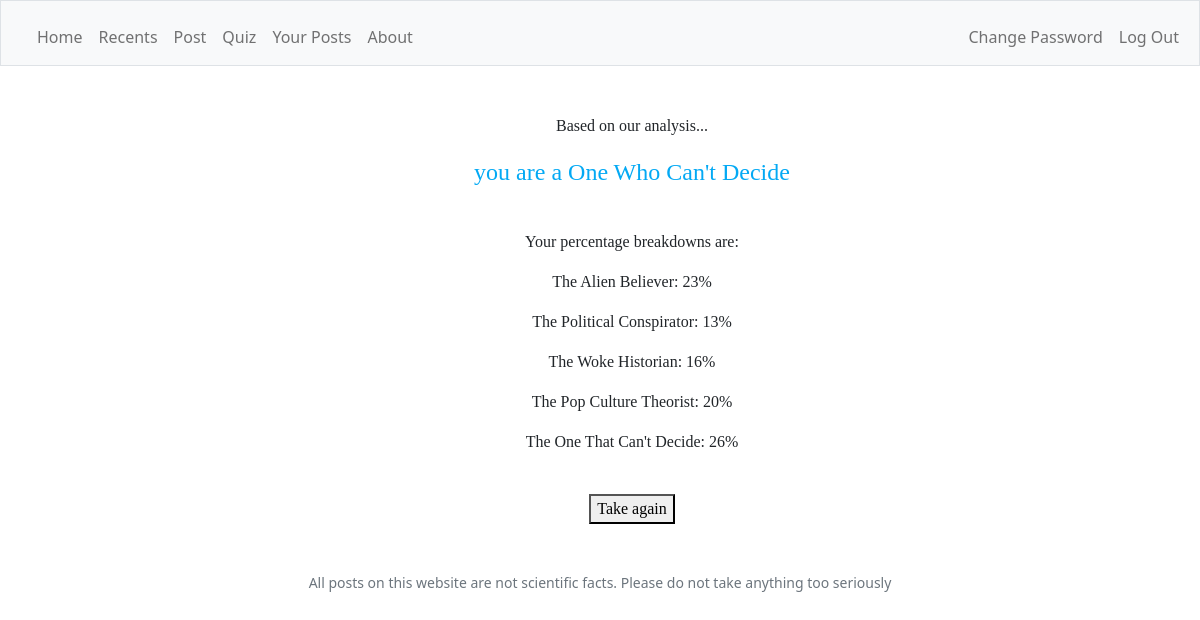
Before: /results (signed in) with the older database file.
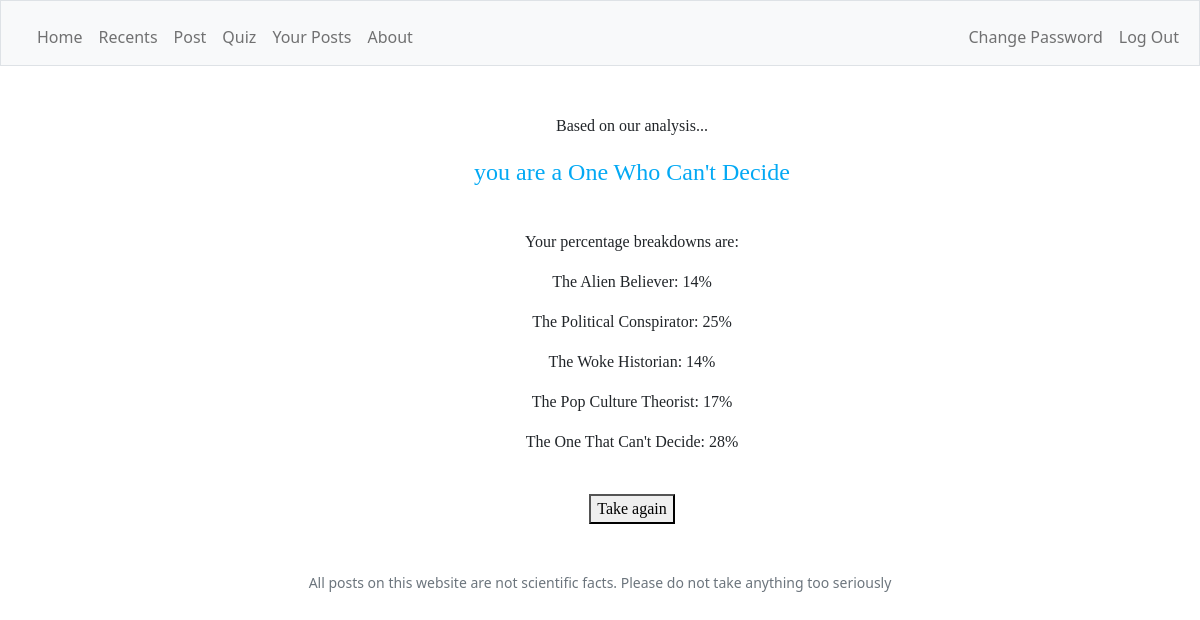
After: the same page with the newer database file.
### tables this page shows
CREATE TABLE quiz (username TEXT NOT NULL UNIQUE, alien INTEGER, politics INTEGER, history INTEGER,  misc INTEGER, popcult INTEGER, skeptic INTEGER, result TEXT, believer INTEGER, wellround INTEGER);

### app.py (the view)
@app.route("/results", methods=["GET", "POST"])
@login_required
def results():
    if request.method == "POST":
        return redirect("/questions")
    else:
        quizResults = db.execute("SELECT * FROM quiz WHERE username = ?", session["user_id"])
        if quizResults[0]["wellround"] == 1:
            results = "Well-Rounder"
            if quizResults[0]["skeptic"] == 1:
                results = "Skeptic"
            if quizResults[0]["believer"] == 1:
                results = "True Believer"
        else:
            results = quizResults[0]["result"]
        return render_template("results.html", results=results, quizResults=quizResults)

### app.py (called while the page is built)
@app.after_request
def after_request(response):
    response.headers["Cache-Control"] = "no-cache, no-store, must-revalidate"
    response.headers["Expires"] = 0
    response.headers["Pragma"] = "no-cache"
    return response

### helpers.py (called while the page is built)
def login_required(f):
    @wraps(f)
    def decorated_function(*args, **kwargs):
        if session.get("user_id") is None:
            return redirect("/login")
        return f(*args, **kwargs)
    return decorated_function

### templates/results.html (shortened to what this page needs)
<!DOCTYPE html>
<html lang="en">
    <head>
        <link href="https://cdn.jsdelivr.net/npm/bootstrap@5.1.3/dist/css/bootstrap.min.css" rel="stylesheet">
        <link href="/static/styles.css" rel="stylesheet">
    </head>
    <body>
        <nav class="bg-light border navbar navbar-expand-md navbar-light">
            <div class="container-fluid">
                <div class="collapse navbar-collapse" id="navbar">
                    {% if session["user_id"] %}
                        <ul class="navbar-nav me-auto mt-2">
                            <li class="nav-item"><a class="nav-link" href="/">Home</a></li>
                            <li class="nav-item"><a class="nav-link" href="/recents">Recents</a></li>
                            <li class="nav-item"><a class="nav-link" href="/post">Post</a></li>
                            <li class="nav-item"><a class="nav-link" href="/quiz">Quiz</a></li>
                            <li class="nav-item"><a class="nav-link" href="/your-posts">Your Posts</a></li>
                            <li class="nav-item"><a class="nav-link" href="/about">About</a></li>
                        </ul>
                        <ul class="navbar-nav ms-auto mt-2">
                            <li class="nav-item"><a class="nav-link" href="/change">Change Password</a></li>
                            <li class="nav-item"><a class="nav-link" href="/logout">Log Out</a></li>
                        </ul>
                    {% else %}
                        <ul class="navbar-nav ms-auto mt-2">
                            <li class="nav-item"><a class="nav-link" href="/register">Register</a></li>
                            <li class="nav-item"><a class="nav-link" href="/login">Log In</a></li>
                        </ul>
                    {% endif %}
                </div>
            </div>
        </nav>
        <main class="container-fluid py-5 text-center">
            {% block main %}
                <div class="container">
                    <p>Based on our analysis...</p>
                    <p class="crimson large">you are a {{ results }}</p>
                </div>
                <br>
                <div class="container">
                    <p>Your percentage breakdowns are: </p>
                    {% for percentage in quizResults %}
                        <p>The Alien Believer: {{ percentage.alien }}%</p>
                        <p>The Political Conspirator: {{ percentage.politics }}%</p>
                        <p>The Woke Historian: {{ percentage.history }}%</p>
                        <p>The Pop Culture Theorist: {{ percentage.popcult }}%</p>
                        <p>The One That Can't Decide: {{ percentage.misc }}%</p>
                    {% endfor %}
                </div>
                <br>
                <div class="container">
                    <form action="/results" id="return" method="post">
                        <button name="takeAgain" value="takeAgain" type="submit">Take again</button>
                    </form>
                </div>
            {% endblock %}
        </main>
        <footer class="mb-5 small text-center text-muted">
            All posts on this website are not scientific facts. Please do not take anything too seriously
        </footer>
    </body>
</html>

Changed rows visible on the page:
changed quiz "One Who Can't Decide": alien "23" → "14"; politics "13" → "25"; history "16" → "14"; popcult "20" → "17"; misc "26" → "28"
